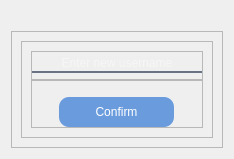
                <widget class="QWidget" name="simulator_register_page">
                 <layout class="QVBoxLayout" name="verticalLayout_126">
                  <item alignment="Qt::AlignLeft">
                   <widget class="QPushButton" name="simulator_return_to_homepage_button_2">
                    <property name="cursor">
                     <cursorShape>PointingHandCursor</cursorShape>
                    </property>
                    <property name="styleSheet">
                     <string notr="true">QPushButton{
	color:rgb(255, 255, 255);
	border:none;
	border-radius:7px;
}

QPushButton::hover {
	border-radius:7px;
	background-color: rgb(39, 44, 59);
}

QPushButton::pressed {
	border-radius:7px;
	background-color: rgb(43, 49, 65);
}</string>
                    </property>
                    <property name="text">
                     <string/>
                    </property>
                    <property name="icon">
                     <iconset resource="icons.qrc">
                      <normaloff>:/icons/icons/chevron-left.svg</normaloff>:/icons/icons/chevron-left.svg</iconset>
                    </property>
                    <property name="iconSize">
                     <size>
                      <width>32</width>
                      <height>32</height>
                     </size>
                    </property>
                    <property name="flat">
                     <bool>true</bool>
                    </property>
                   </widget>
                  </item>
                  <item alignment="Qt::AlignHCenter">
                   <widget class="QFrame" name="frame_83">
                    <property name="frameShape">
                     <enum>QFrame::StyledPanel</enum>
                    </property>
                    <property name="frameShadow">
                     <enum>QFrame::Raised</enum>
                    </property>
                    <layout class="QVBoxLayout" name="verticalLayout_124">
                     <item>
                      <widget class="QFrame" name="frame_84">
                       <property name="frameShape">
                        <enum>QFrame::StyledPanel</enum>
                       </property>
                       <property name="frameShadow">
                        <enum>QFrame::Raised</enum>
                       </property>
                       <layout class="QVBoxLayout" name="verticalLayout_130">
                        <property name="spacing">
                         <number>0</number>
                        </property>
                        <item alignment="Qt::AlignBottom">
                         <widget class="QFrame" name="frame_87">
                          <property name="frameShape">
                           <enum>QFrame::StyledPanel</enum>
                          </property>
                          <property name="frameShadow">
                           <enum>QFrame::Raised</enum>
                          </property>
                          <layout class="QVBoxLayout" name="verticalLayout_131">
                           <property name="spacing">
                            <number>0</number>
                           </property>
                           <property name="leftMargin">
                            <number>0</number>
                           </property>
                           <property name="topMargin">
                            <number>3</number>
                           </property>
                           <property name="rightMargin">
                            <number>0</number>
                           </property>
                           <property name="bottomMargin">
                            <number>6</number>
                           </property>
                           <item alignment="Qt::AlignHCenter">
                            <widget class="QLineEdit" name="simulator_new_username_entry">
                             <property name="minimumSize">
                              <size>
                               <width>170</width>
                               <height>0</height>
                              </size>
                             </property>
                             <property name="styleSheet">
                              <string notr="true">background-color: rgb(0, 0, 0, 0 );
border:none;
border-bottom:2px solid rgba(105, 115, 132, 255);
color:rgba(255, 255, 255, 230);
font: 11pt &quot;MS Shell Dlg 2&quot;;</string>
                             </property>
                             <property name="text">
                              <string/>
                             </property>
                             <property name="maxLength">
                              <number>20</number>
                             </property>
                             <property name="alignment">
                              <set>Qt::AlignCenter</set>
                             </property>
                             <property name="placeholderText">
                              <string>Enter new username</string>
                             </property>
                            </widget>
                           </item>
                          </layout>
                         </widget>
                        </item>
                        <item alignment="Qt::AlignTop">
                         <widget class="QFrame" name="frame_88">
                          <property name="frameShape">
                           <enum>QFrame::StyledPanel</enum>
                          </property>
                          <property name="frameShadow">
                           <enum>QFrame::Raised</enum>
                          </property>
                          <layout class="QVBoxLayout" name="verticalLayout_132">
                           <property name="spacing">
                            <number>13</number>
                           </property>
                           <property name="leftMargin">
                            <number>0</number>
                           </property>
                           <property name="topMargin">
                            <number>16</number>
                           </property>
                           <property name="rightMargin">
                            <number>0</number>
                           </property>
                           <property name="bottomMargin">
                            <number>0</number>
                           </property>
                           <item alignment="Qt::AlignHCenter">
                            <widget class="QPushButton" name="simulator_confirm_new_username_entry">
                             <property name="minimumSize">
                              <size>
                               <width>115</width>
                               <height>30</height>
                              </size>
                             </property>
                             <property name="cursor">
                              <cursorShape>PointingHandCursor</cursorShape>
                             </property>
                             <property name="styleSheet">
                              <string notr="true">QPushButton{
border:none;
border-radius:10px;
color:rgb(255, 255, 255);
font: 10pt &quot;MS Shell Dlg 2&quot;;
	background-color: rgb(106, 156, 221);
}

QPushButton::hover{
	background-color: rgb(80, 119, 167);
}
QPushButton::pressed{
	background-color: rgb(47, 71, 99);
	border:2px solid rgb(32, 36, 48);
}</string>
                             </property>
                             <property name="text">
                              <string>Confirm</string>
                             </property>
                            </widget>
                           </item>
                          </layout>
                         </widget>
                        </item>
                       </layout>
                      </widget>
                     </item>
                    </layout>
                   </widget>
                  </item>
                 </layout>
                </widget>
